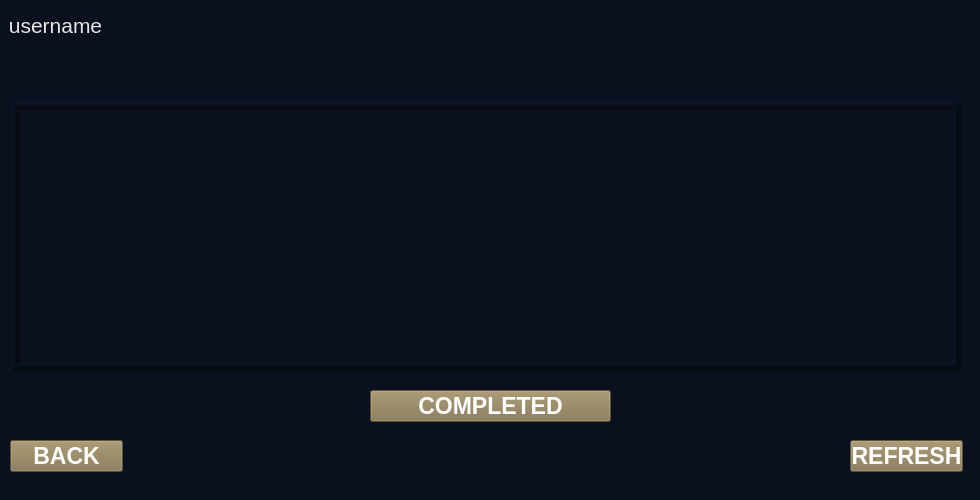
<?xml version="1.0" encoding="UTF-8"?>
<ui version="4.0">
 <class>frmKitchenView</class>
 <widget class="QMainWindow" name="frmKitchenView">
  <property name="geometry">
   <rect>
    <x>0</x>
    <y>0</y>
    <width>980</width>
    <height>500</height>
   </rect>
  </property>
  <property name="windowTitle">
   <string>Kitchen View</string>
  </property>
  <property name="styleSheet">
   <string notr="true">background-color: rgb(10, 16, 30);</string>
  </property>
  <widget class="QWidget" name="centralwidget">
   <widget class="QLabel" name="lblLogo">
    <property name="geometry">
     <rect>
      <x>850</x>
      <y>0</y>
      <width>121</width>
      <height>81</height>
     </rect>
    </property>
    <property name="text">
     <string/>
    </property>
    <property name="pixmap">
     <pixmap>../Images/AlaturkaPlain.png</pixmap>
    </property>
    <property name="scaledContents">
     <bool>true</bool>
    </property>
    <property name="alignment">
     <set>Qt::AlignCenter</set>
    </property>
   </widget>
   <widget class="QLabel" name="lblUsername">
    <property name="geometry">
     <rect>
      <x>0</x>
      <y>10</y>
      <width>111</width>
      <height>31</height>
     </rect>
    </property>
    <property name="font">
     <font>
      <pointsize>16</pointsize>
     </font>
    </property>
    <property name="styleSheet">
     <string notr="true">color: rgb(230, 230, 230);</string>
    </property>
    <property name="text">
     <string>username</string>
    </property>
    <property name="alignment">
     <set>Qt::AlignCenter</set>
    </property>
   </widget>
   <widget class="QListWidget" name="lstOrderView">
    <property name="geometry">
     <rect>
      <x>10</x>
      <y>100</y>
      <width>951</width>
      <height>271</height>
     </rect>
    </property>
    <property name="font">
     <font>
      <pointsize>14</pointsize>
     </font>
    </property>
    <property name="styleSheet">
     <string notr="true">color: rgb(255, 255, 255);</string>
    </property>
    <property name="frameShape">
     <enum>QFrame::Box</enum>
    </property>
    <property name="frameShadow">
     <enum>QFrame::Raised</enum>
    </property>
    <property name="lineWidth">
     <number>5</number>
    </property>
    <property name="editTriggers">
     <set>QAbstractItemView::SelectedClicked</set>
    </property>
    <property name="sortingEnabled">
     <bool>true</bool>
    </property>
   </widget>
   <widget class="QPushButton" name="btnBack">
    <property name="geometry">
     <rect>
      <x>10</x>
      <y>440</y>
      <width>113</width>
      <height>32</height>
     </rect>
    </property>
    <property name="font">
     <font>
      <pointsize>17</pointsize>
      <weight>75</weight>
      <bold>true</bold>
     </font>
    </property>
    <property name="styleSheet">
     <string notr="true">color: rgb(255, 255, 255);
background-color: rgb(132, 116, 77);</string>
    </property>
    <property name="text">
     <string>BACK</string>
    </property>
   </widget>
   <widget class="QPushButton" name="btnComplete">
    <property name="geometry">
     <rect>
      <x>370</x>
      <y>390</y>
      <width>241</width>
      <height>32</height>
     </rect>
    </property>
    <property name="font">
     <font>
      <pointsize>17</pointsize>
      <weight>75</weight>
      <bold>true</bold>
     </font>
    </property>
    <property name="styleSheet">
     <string notr="true">color: rgb(255, 255, 255);
background-color: rgb(132, 116, 77);</string>
    </property>
    <property name="text">
     <string>COMPLETED</string>
    </property>
   </widget>
   <widget class="QPushButton" name="btnRefresh">
    <property name="geometry">
     <rect>
      <x>850</x>
      <y>440</y>
      <width>113</width>
      <height>32</height>
     </rect>
    </property>
    <property name="font">
     <font>
      <pointsize>17</pointsize>
      <weight>75</weight>
      <bold>true</bold>
     </font>
    </property>
    <property name="styleSheet">
     <string notr="true">color: rgb(255, 255, 255);
background-color: rgb(132, 116, 77);</string>
    </property>
    <property name="text">
     <string>REFRESH</string>
    </property>
   </widget>
  </widget>
  <widget class="QStatusBar" name="statusbar"/>
 </widget>
 <resources/>
 <connections/>
</ui>
